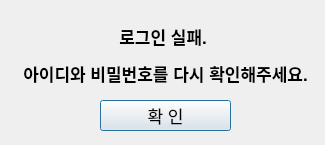
<?xml version="1.0" encoding="UTF-8"?>
<ui version="4.0">
 <class>Dialog</class>
 <widget class="QDialog" name="Dialog">
  <property name="geometry">
   <rect>
    <x>0</x>
    <y>0</y>
    <width>325</width>
    <height>145</height>
   </rect>
  </property>
  <property name="windowTitle">
   <string>Dialog</string>
  </property>
  <widget class="QPushButton" name="Check">
   <property name="geometry">
    <rect>
     <x>100</x>
     <y>100</y>
     <width>131</width>
     <height>31</height>
    </rect>
   </property>
   <property name="font">
    <font>
     <pointsize>13</pointsize>
    </font>
   </property>
   <property name="text">
    <string>확 인</string>
   </property>
  </widget>
  <widget class="QLabel" name="label">
   <property name="geometry">
    <rect>
     <x>20</x>
     <y>20</y>
     <width>291</width>
     <height>71</height>
    </rect>
   </property>
   <property name="font">
    <font>
     <pointsize>13</pointsize>
    </font>
   </property>
   <property name="text">
    <string>&lt;html&gt;&lt;head/&gt;&lt;body&gt;&lt;p align=&quot;center&quot;&gt;&lt;span style=&quot; font-weight:600;&quot;&gt;로그인 실패. &lt;/span&gt;&lt;/p&gt;&lt;p align=&quot;center&quot;&gt;&lt;span style=&quot; font-weight:600;&quot;&gt;아이디와 비밀번호를 다시 확인해주세요.&lt;/span&gt;&lt;/p&gt;&lt;/body&gt;&lt;/html&gt;</string>
   </property>
  </widget>
 </widget>
 <resources/>
 <connections/>
</ui>
